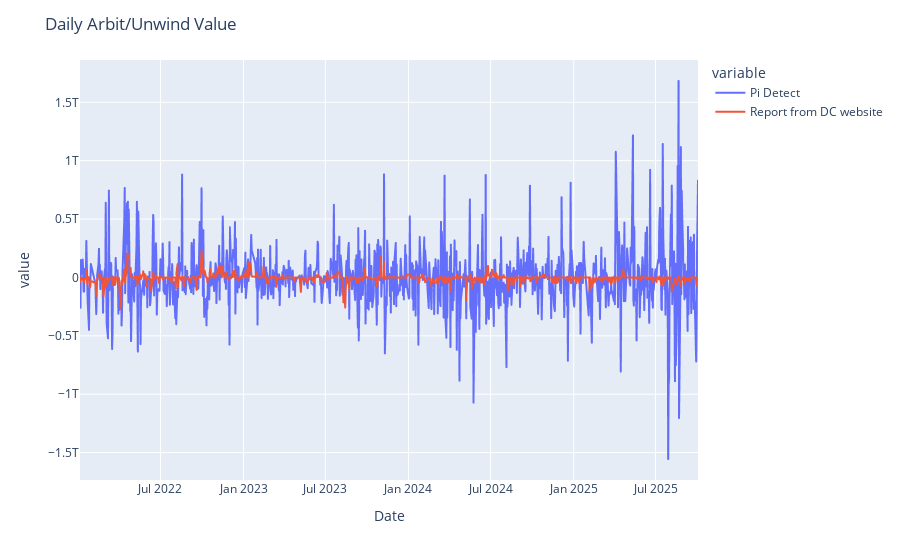

Here is the notebook cell this chart was saved with:
### Code cell
df_compare = df_compare.fillna(0)
fig = df_compare.plot()
fig.data[0].name = 'Pi Detect'
fig.data[1].name = 'Report from DC website'
fig.update_layout(
    title='Daily Arbit/Unwind Value'
)
fig.show()

### Figure 1 — Plotly figure (JSON) as saved in the notebook; plotly's stock layout.template omitted (floating-point values rounded to 4 significant figures; data arrays with more than 128 entries replaced by an {"elided": "..."} marker saying what was removed)
{"data": [{"hovertemplate": "variable=ab_un_diff<br>Date=%{x}<br>value=%{y}<extra></extra>", "legendgroup": "ab_un_diff", "line": {"color": "#636efa", "dash": "solid"}, "marker": {"symbol": "circle"}, "mode": "lines", "name": "Pi Detect", "showlegend": true, "type": "scattergl", "x": {"elided": "936 str values"}, "xaxis": "x", "y": {"elided": "936 float values"}, "yaxis": "y"}, {"hovertemplate": "variable=primary_flow<br>Date=%{x}<br>value=%{y}<extra></extra>", "legendgroup": "primary_flow", "line": {"color": "#EF553B", "dash": "solid"}, "marker": {"symbol": "circle"}, "mode": "lines", "name": "Report from DC website", "showlegend": true, "type": "scattergl", "x": {"elided": "936 str values"}, "xaxis": "x", "y": {"elided": "936 float values"}, "yaxis": "y"}], "layout": {"legend": {"title": {"text": "variable"}, "tracegroupgap": 0}, "margin": {"t": 60}, "title": {"text": "Daily Arbit/Unwind Value"}, "xaxis": {"anchor": "y", "domain": [0, 1], "title": {"text": "Date"}}, "yaxis": {"anchor": "x", "domain": [0, 1], "title": {"text": "value"}}}}
